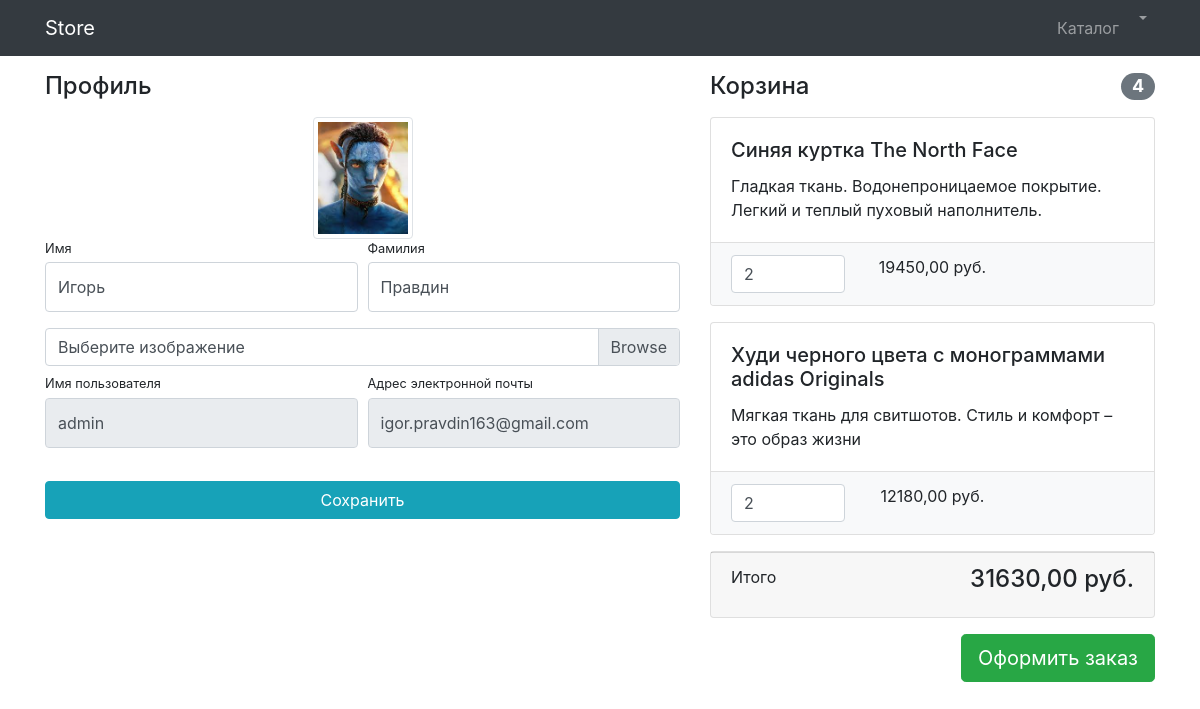
/users/profile/ (signed in), run on the app's committed database.
### users/models.py (models this page shows)
class User(AbstractUser):
    image = models.ImageField(upload_to='users_images', null=True, blank=True)

### products/models.py (models this page shows, shortened)
class Basket(models.Model):
    user = models.ForeignKey(User, on_delete=models.CASCADE)
    product = models.ForeignKey(Product, on_delete=models.CASCADE)
    quantity = models.PositiveSmallIntegerField(default=0)
    created_timestamp = models.DateTimeField(auto_now_add=True)
    def sum(self):
        return self.product.price * self.quantity

class Product(models.Model):
    name = models.CharField(max_length=250)
    image = models.ImageField(upload_to='products_images')
    price = models.DecimalField(decimal_places=2, max_digits=8)         # 1 сколько знаков ПОСЛЕ запятой, 2 сколько знаков ПЕРЕД запятой
    quantity = models.PositiveIntegerField(default=0)
    description = models.TextField()
    category = models.ForeignKey(ProductCategory, on_delete=models.CASCADE)
    class Meta:                     #  отображение в меню админки
        verbose_name = 'Продукт'
        verbose_name_plural = 'Продукты'

### users/views.py (the view)
# urls.py: path('profile/', profile, name='profile'),
@login_required
def profile(request):
    if request.method =='POST':
        form = UserProfileForm(instance=request.user, data=request.POST, files=request.FILES)    # instance=request.user - конкретный пользователь   files=request.FILES - передаем смену изображения
        if form.is_valid():
            form.save()
            return HttpResponseRedirect('/')
    else:
        form = UserProfileForm(instance=request.user)       # instance=request.user - конкретный пользователь
    baskets = Basket.objects.filter(user=request.user)
    total_sum = sum(basket.sum() for basket in baskets)         # итого сумма в корзине
    total_quantity = sum(basket.quantity for basket in baskets)     # итого сумма товаров
    context = {"title": 'store - профиль',
               'form': form,
               'baskets':baskets,
               'total_sum': total_sum,
               'total_quantity': total_quantity}
    return render(request, 'users/profile.html', context)

### users/forms.py
class UserProfileForm(UserChangeForm):
    first_name = forms.CharField(widget=forms.TextInput(attrs={'class' : "form-control py-4"}))
    last_name = forms.CharField(widget=forms.TextInput(attrs={'class': "form-control py-4"}))
    image = forms.ImageField(widget=forms.FileInput(attrs={'class': "custom-file-input"}), required=False)      # required=False Не обязательно для заполнения!
    username = forms.CharField(widget=forms.TextInput(attrs={'class': "form-control py-4", 'readonly': True}))      # 'readonly': True - только для чтения, изменить нельзя!
    email = forms.CharField(widget=forms.TextInput(attrs={'class': "form-control py-4", 'readonly': True}))     # 'readonly': True - только для чтения, изменить нельзя!
    class Meta:
        model = User
        fields = ('first_name', 'last_name', 'image', 'username', 'email')

### users/templates/users/profile.html (shortened to what this page needs)
{% extends 'products/base.html' %}
{% load static %}
{% block css %}
    <link href="{% static 'vendor/css/profile.css' %}" rel="stylesheet">
{% endblock %}
{% block content %}
    <div class="container">
    <div class="row">
        <div class="col-lg-7">
            <h4 class="mt-3 mb-3">Профиль</h4>
            <div class="col-lg-12 text-center">
                <img width="100" height="100"
                     src="{% if user.image %} {{ user.image.url }} {% else %} {% static 'vendor/img/users/default_avatar.jpg' %} {% endif %}"
                     class="img-thumbnail">
            </div>
            <form action="{% url 'users:profile' %}" method="post" enctype="multipart/form-data">
                <div class="form-row">
                    <div class="col-lg-6">
                        <div class="form-group">
                            <label class="small mb-1" for="{{ form.first_name.id_for_label }}">Имя</label>
                            {{ form.first_name }}
                        </div>
                    </div>
                    <div class="col-lg-6">
                        <div class="form-group">
                            <label class="small mb-1" for="{{ form.last_name.id_for_label }}">Фамилия</label>
                            {{ form.last_name }}
                        </div>
                    </div>
                </div>
                <div class="form-row mb-2">
                    <div class="col-lg-12">
                        <div class="custom-file">
                            <label class="custom-file-label" for="{{ form.image.id_for_label }}">Выберите изображение</label>
                        </div>
                    </div>
                </div>
                <div class="form-row">
                    <div class="col-lg-6">
                        <label class="small mb-1" for="{{ form.username.id_for_label }}">Имя пользователя</label>
                        {{ form.username }}
                    </div>
                    <div class="col-lg-6">
                        <label class="small mb-1" for="{{ form.email.id_for_label }}">Адрес электронной
                            почты</label>
                        {{ form.email }}
                    </div>
                </div>
                <div class="form-row">
                    <div class="col-lg-12" style="margin-top: 33px;">
                        <input class="btn btn-info btn-block" type="submit" value="Сохранить">
                    </div>
                </div>
            </form>
        </div>
        <div class="col-lg-5">
            {% include 'products/baskets.html' %}
        </div>
    </div>
</div>
{% endblock %}

### products/templates/products/baskets.html (shortened to what this page needs)
 {% if baskets %}
                <h4 class="mt-3 mb-3 d-flex justify-content-between align-items-center mb-3">
                Корзина <span class="badge badge-secondary badge-pill">{{ total_quantity }}</span>
            </h4>
 {% for basket in baskets %}
             <div class="card mb-3">
                <div class="card-body">
                    <h5 class="card-title">{{ basket.product.name }}</h5>
                    <p class="card-text">{{ basket.product.description }}</p>
                </div>
                <ul class="list-group list-group-flush">
                    <li class="list-group-item bg-light">
                        <div class="row text-center">
                            <div class="col-lg-4">
                                <input name="basketID" type="number" class="form-control"
                                       value="{{ basket.quantity }}" min="0">
                            </div>
                            <div class="col-lg-4">{{ basket.sum }} руб.</div>
                            <div class="col-lg-4">
                            </div>
                        </div>
                    </li>
                </ul>
            </div>
 {% endfor %}
            <div class="card mb-3">
                <div class="card-footer">
                    <p class="float-left">Итого</p>
                    <h4 class="float-right">{{ total_sum }} руб.</h4>
                </div>
            </div>
            <a class="btn btn-success btn-lg float-right" href="../orders/order-create.html">
                Оформить заказ
            </a>
 {% else %}
       <h4 class="mt-3 mb-3 text-center">
                Корзина пуста
            </h4>
 {% endif %}

### data on the page
User: image (picture), first_name "Игорь", last_name "Правдин", username "admin", email "igor.pravdin163@gmail.com"
Basket: product.name "Синяя куртка The North Face", product.description "Гладкая ткань. Водонепроницаемое покрытие. Легкий и теплый пуховый наполнитель.", basketID "2", sum "19450,00"
Basket: product.name "Худи черного цвета с монограммами adidas Originals", product.description "Мягкая ткань для свитшотов. Стиль и комфорт – это образ жизни", basketID "2", sum "12180,00"

### other printed values
{{ total_quantity }} "4"
{{ total_sum }} "31630,00"
